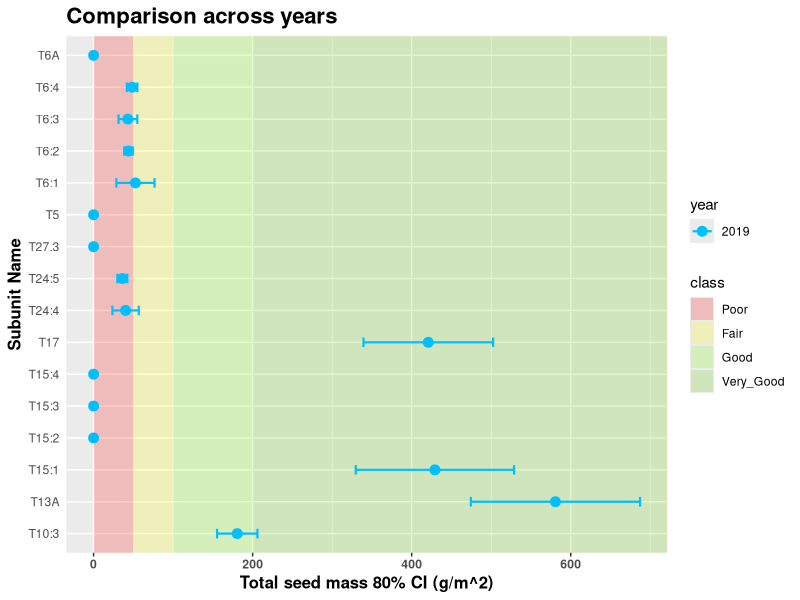
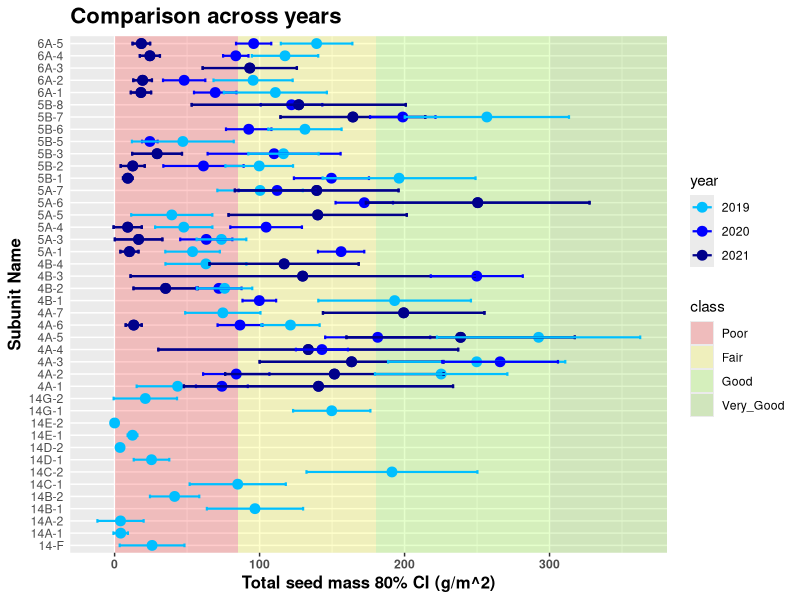
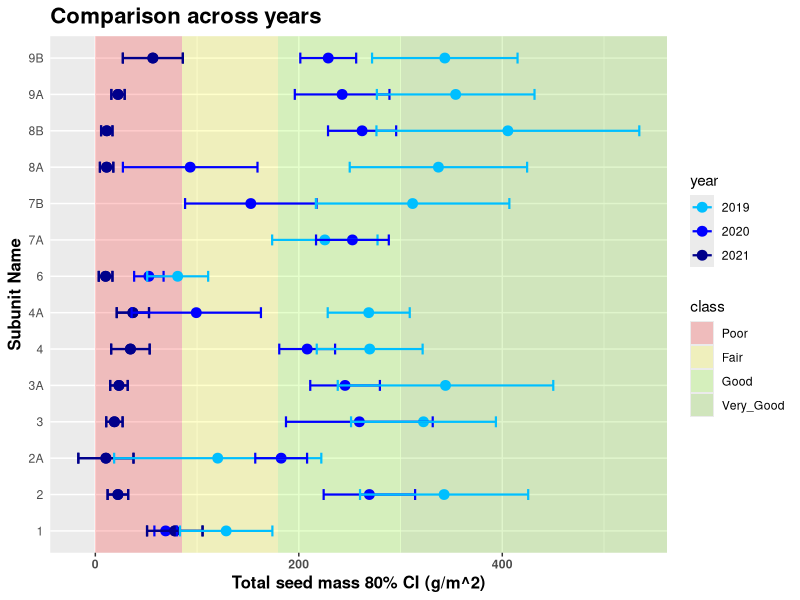
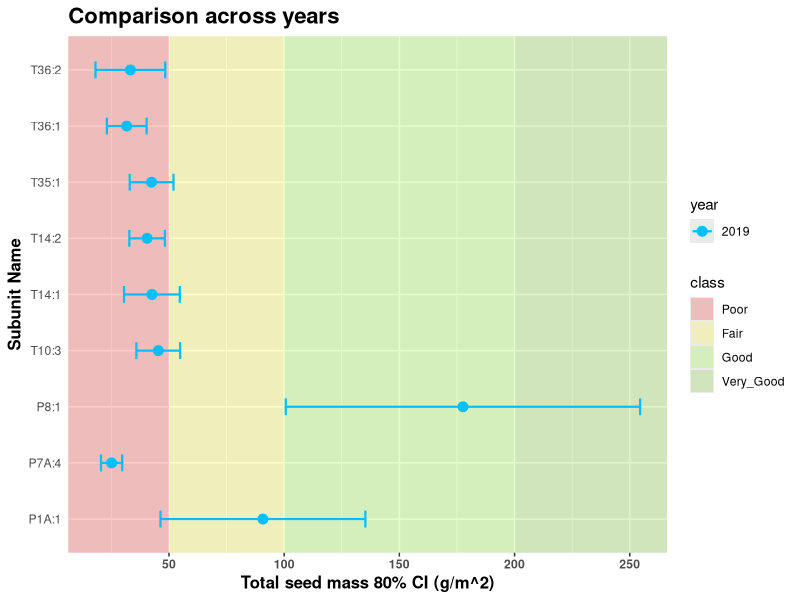
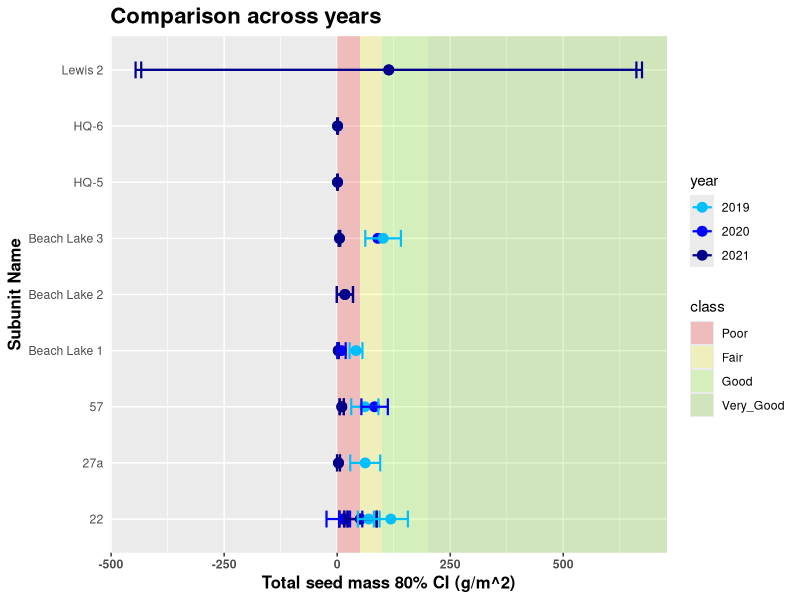
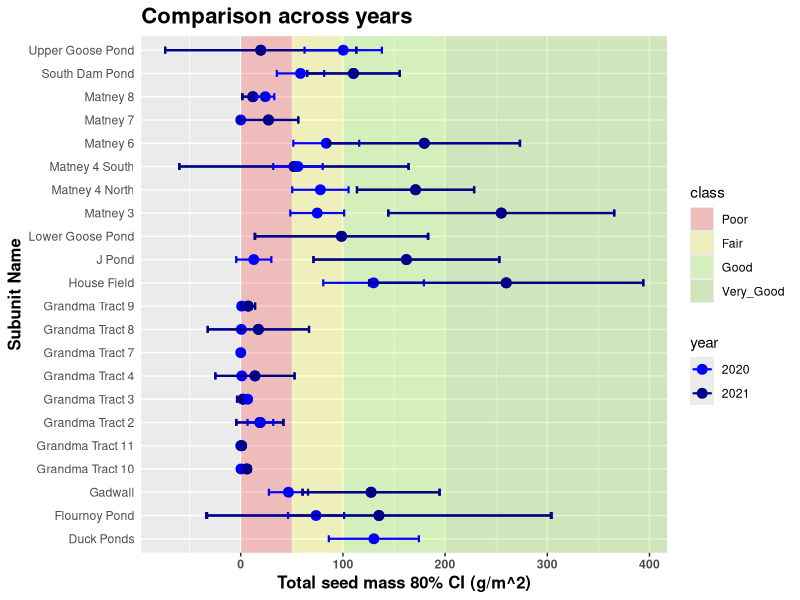

Write R code to recreate these figures, in order. (Note: this script raises an error after producing the figures.)
## ---- chunk 1

knitr::opts_chunk$set(echo = TRUE)
library(rmarkdown)
library(tidyverse)
library(knitr)
library(kableExtra)


## ---- chunk 2

# In the future, this chunk should join all years available or
# use a file with all years that is automatically created at the server.

gm2_2019 <- read.csv("MainScriptDataOutput/qdt_mass_g_m2_2019.txt") %>%
  dplyr::select(-X) %>%
  mutate(year = 2019)

gm2_2020 <- read.csv("WHAP2020-21/Output2020/qdt_mass_g_m2_2020.txt") %>%
  dplyr::select(-X) %>%
  mutate(year = 2020)

gm2_2021 <- read.csv("WHAP2021-22/Output2021/qdt_mass_g_m2_2021.txt") %>%
  dplyr::select(-X) %>%
  mutate(year = 2021)

colnames(gm2_2021)[1] <- "Unit_Name"
colnames(gm2_2021)[2] <- "Subunit_Name"

whap_su_years <- bind_rows(gm2_2019, gm2_2020, gm2_2021) %>%
  mutate(year = factor(year))

# whap_su_years <- gm2_2021 %>%
#   mutate(year = factor(year))

viaClass <- read.csv("WHAP_Viability_20210610.csv") %>%
  pivot_longer(cols = c(Poor, Fair, Good, Very_Good),
               names_to = "class",
               values_to = "lower_bound") %>%
  pivot_wider(names_from = LIT,
              values_from = lower_bound) %>%
  mutate(class = fct_reorder(class, KRN, mean),
         class_color = c("red", "yellow", "chartreuse", "chartreuse3"),
         class = factor(class, ordered = TRUE))

ST_viaClass <- read.csv("WHAP_Viability_ST.csv") %>%
  pivot_longer(cols = c(Poor, Fair, Good, Very_Good),
               names_to = "class",
               values_to = "lower_bound") %>%
  pivot_wider(names_from = LIT,
              values_from = lower_bound) %>%
  mutate(class = fct_reorder(class, KRN, mean),
         class_color = c("red", "yellow", "chartreuse", "chartreuse3"),
         class = factor(class, ordered = TRUE))

WG_viaClass <- read.csv("WHAP_Viability_WG.csv") %>%
  pivot_longer(cols = c(Poor, Fair, Good, Very_Good),
               names_to = "class",
               values_to = "lower_bound") %>%
  pivot_wider(names_from = LIT,
              values_from = lower_bound) %>%
  mutate(class = fct_reorder(class, KRN, mean),
         class_color = c("red", "yellow", "chartreuse", "chartreuse3"),
         class = factor(class, ordered = TRUE))

SW_viaClass <- read.csv("WHAP_Viability_SW.csv") %>%
  pivot_longer(cols = c(Poor, Fair, Good, Very_Good),
               names_to = "class",
               values_to = "lower_bound") %>%
  pivot_wider(names_from = LIT,
              values_from = lower_bound) %>%
  mutate(class = fct_reorder(class, KRN, mean),
         class_color = c("red", "yellow", "chartreuse", "chartreuse3"),
         class = factor(class, ordered = TRUE))


## ---- chunk 3

# Potential improvement: The user can select what years and subunits to compare
# by providing vectors with their names.

plot_years <- function(spp = c("total"),
                       data = whap_su_years) {
  # whap_su_years is a df containing the subunit estimates in all refuges all years
  # it contains a column named year
  # check that data has the correct format
  
  year_plots <- list()
  
  for (i in unique(data$LIT)) { # this has to be modified for more than one species
    
    data_i <- data %>% dplyr::filter(LIT == i)
    
    # in the future, use the spp argument to determine what will be plotted
    
    year_plots[[i]] <-
                 ggplot(data = data_i %>% arrange(tot_g_m2),
                        aes(x = Subunit_Name,
                            y = tot_g_m2,
                            color = year)) +
                 scale_color_manual(values = c("2019" = "deepskyblue",
                                               "2020" = "blue",
                                               "2021" = "darkblue")) +
                 ggtitle("Comparison across years") +
                 geom_rect(data = viaClass,
                           inherit.aes = FALSE,
                           aes(NULL,
                               NULL,
                               xmin = -Inf,
                               xmax = Inf,
                               fill = class),
                           ymin = unlist(viaClass[, i]),
                           ymax = unlist(c(viaClass[-1, i], Inf))) +
                 scale_fill_manual(values = alpha(c("red",
                                                    "yellow",
                                                    "chartreuse",
                                                    "chartreuse3"),
                                                  0.2)) +
                 geom_point(size = 3) +
                 xlab('Subunit Name') +
                 ylab("Total seed mass 80% CI (g/m^2)") +
                 geom_errorbar(aes(ymin = CI80lwr,
                                   ymax = CI80upr),
                               width = 0.3,
                               cex = 0.75) +
                 theme(plot.title = element_text(size = 16, face = "bold"),
                       axis.ticks.y = element_blank(),
                       axis.text.x = element_text(face = "bold"),
                       axis.title = element_text(size = 12,
                                                 face = "bold"),
                       strip.text.y = element_text(hjust = 0,
                                                   vjust = 1,
                                                   angle = 180,
                                                   face = "bold")) +
                 coord_flip()
    print(year_plots[[i]])
  }
  return(year_plots)
}

plot_years()


## ---- chunk 4

plot_years_st <- function(spp = c("total"),
                       data = whap_su_years) {
  # whap_su_years is a df containing the subunit estimates in all refuges all years
  # it contains a column named year
  # check that data has the correct format
  
  year_plots_st <- list()
  
  for (i in unique(data$LIT)) { # this has to be modified for more than one species
    
    data_i <- data %>% dplyr::filter(LIT == i)
    
    # in the future, use the spp argument to determine what will be plotted
    
    year_plots_st[[i]] <-
                 ggplot(data = data_i %>% arrange(st_g_m2),
                        aes(x = Unit_Name,
                            y = st_g_m2,
                            color = year)) +
                 scale_color_manual(values = c("2019" = "deepskyblue",
                                               "2020" = "blue",
                                               "2021" = "darkblue")) +
                 labs(color = "year") +
                 ggtitle("Comparison across years") +
                 geom_rect(data = ST_viaClass,
                           inherit.aes = FALSE,
                           aes(NULL,
                               NULL,
                               xmin = -Inf,
                               xmax = Inf,
                               fill = class),
                           ymin = unlist(ST_viaClass[, i]),
                           ymax = unlist(c(ST_viaClass[-1, i], Inf))) +
                 scale_fill_manual(values = alpha(c("red",
                                                    "yellow",
                                                    "chartreuse",
                                                    "chartreuse3"),
                                                  0.2)) +
                 geom_point(size = 3) +
                 xlab('Subunit Name') +
                 ylab("Swamp timothy seed mass 80% CI (g/m^2)") +
                 geom_errorbar(aes(ymin = CI80lwr_st,
                                   ymax = CI80upr_st),
                               width = 0.3,
                               cex = 0.75) +
                 theme(plot.title = element_text(size = 16, face = "bold"),
                       axis.ticks.y = element_blank(),
                       axis.text.x = element_text(face = "bold"),
                       axis.title = element_text(size = 12,
                                                 face = "bold"),
                       strip.text.y = element_text(hjust = 0,
                                                   vjust = 1,
                                                   angle = 180,
                                                   face = "bold")) +
                 coord_flip()
    print(year_plots_st[[i]])
  }
  return(year_plots_st)
}

plot_years_st()

## ---- chunk 5

plot_years_wg <- function(spp = c("total"),
                       data = whap_su_years) {
  # whap_su_years is a df containing the subunit estimates in all refuges all years
  # it contains a column named year
  # check that data has the correct format
  
  year_plots_wg <- list()
  
  for (i in unique(data$LIT)) { # this has to be modified for more than one species
    
    data_i <- data %>% dplyr::filter(LIT == i)
    
    # in the future, use the spp argument to determine what will be plotted
    
    year_plots_wg[[i]] <-
                 ggplot(data = data_i %>% arrange(wg_g_m2),
                        aes(x = Unit_Name,
                            y = wg_g_m2,
                            color = year)) +
                 scale_color_manual(values = c("2019" = "deepskyblue",
                                               "2020" = "blue",
                                               "2021" = "darkblue")) +
                 labs(color = "year") +
                 ggtitle("Comparison across years") +
                 geom_rect(data = WG_viaClass,
                           inherit.aes = FALSE,
                           aes(NULL,
                               NULL,
                               xmin = -Inf,
                               xmax = Inf,
                               fill = class),
                           ymin = unlist(WG_viaClass[, i]),
                           ymax = unlist(c(WG_viaClass[-1, i], Inf))) +
                 scale_fill_manual(values = alpha(c("red",
                                                    "yellow",
                                                    "chartreuse",
                                                    "chartreuse3"),
                                                  0.2)) +
                 geom_point(size = 3) +
                 xlab('Subunit Name') +
                 ylab("Watergrass seed mass 80% CI (g/m^2)") +
                 geom_errorbar(aes(ymin = CI80lwr_wg,
                                   ymax = CI80upr_wg),
                               width = 0.3,
                               cex = 0.75) +
                 theme(plot.title = element_text(size = 16, face = "bold"),
                       axis.ticks.y = element_blank(),
                       axis.text.x = element_text(face = "bold"),
                       axis.title = element_text(size = 12,
                                                 face = "bold"),
                       strip.text.y = element_text(hjust = 0,
                                                   vjust = 1,
                                                   angle = 180,
                                                   face = "bold")) +
                 coord_flip()
    print(year_plots_wg[[i]])
  }
  return(year_plots_wg)
}

plot_years_wg()

## ---- chunk 6

plot_years_sw <- function(spp = c("total"),
                       data = whap_su_years) {
  # whap_su_years is a df containing the subunit estimates in all refuges all years
  # it contains a column named year
  # check that data has the correct format
  
  year_plots_sw <- list()
  
  for (i in unique(data$LIT)) { # this has to be modified for more than one species
    
    data_i <- data %>% dplyr::filter(LIT == i)
    
    # in the future, use the spp argument to determine what will be plotted
    
    year_plots_sw[[i]] <-
                 ggplot(data = data_i %>% arrange(sw_g_m2),
                        aes(x = Unit_Name,
                            y = sw_g_m2,
                            color = year)) +
                 scale_color_manual(values = c("2019" = "deepskyblue",
                                               "2020" = "blue",
                                               "2021" = "darkblue")) +
                 ggtitle("Comparison across years") +
                 geom_rect(data = SW_viaClass,
                           inherit.aes = FALSE,
                           aes(NULL,
                               NULL,
                               xmin = -Inf,
                               xmax = Inf,
                               fill = class),
                           ymin = unlist(SW_viaClass[, i]),
                           ymax = unlist(c(SW_viaClass[-1, i], Inf))) +
                 scale_fill_manual(values = alpha(c("red",
                                                    "yellow",
                                                    "chartreuse",
                                                    "chartreuse3"),
                                                  0.2)) +
                 geom_point(size = 3) +
                 xlab('Subunit Name') +
                 ylab("Smartweed seed mass 80% CI (g/m^2)") +
                 geom_errorbar(aes(ymin = CI80lwr_sw,
                                   ymax = CI80upr_sw),
                               width = 0.3,
                               cex = 0.75) +
                 theme(plot.title = element_text(size = 16, face = "bold"),
                       axis.ticks.y = element_blank(),
                       axis.text.x = element_text(face = "bold"),
                       axis.title = element_text(size = 12,
                                                 face = "bold"),
                       strip.text.y = element_text(hjust = 0,
                                                   vjust = 1,
                                                   angle = 180,
                                                   face = "bold")) +
                 coord_flip()
    print(year_plots_sw[[i]])
  }
  return(year_plots_sw)
}

plot_years_sw()

## ---- chunk 7
